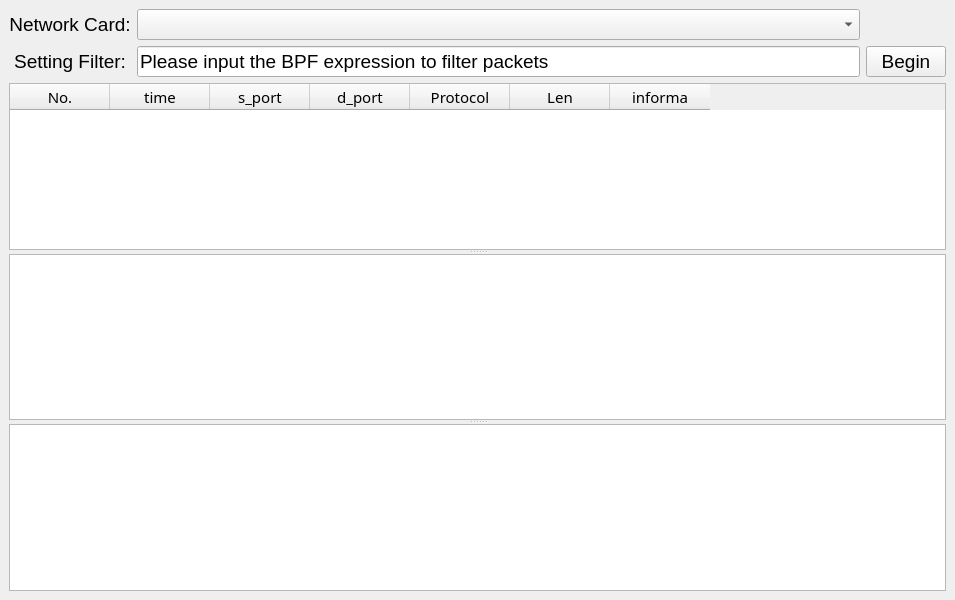
<?xml version="1.0" encoding="UTF-8"?>
<ui version="4.0">
 <class>MainWindow</class>
 <widget class="QMainWindow" name="MainWindow">
  <property name="geometry">
   <rect>
    <x>0</x>
    <y>0</y>
    <width>955</width>
    <height>600</height>
   </rect>
  </property>
  <property name="font">
   <font>
    <pointsize>14</pointsize>
   </font>
  </property>
  <property name="windowTitle">
   <string>sniffer</string>
  </property>
  <widget class="QWidget" name="centralwidget">
   <layout class="QGridLayout" name="gridLayout">
    <item row="0" column="0">
     <widget class="QLabel" name="label">
      <property name="text">
       <string>Network Card:</string>
      </property>
      <property name="alignment">
       <set>Qt::AlignCenter</set>
      </property>
     </widget>
    </item>
    <item row="0" column="1">
     <widget class="QComboBox" name="interfaceBox"/>
    </item>
    <item row="1" column="1">
     <widget class="QLineEdit" name="filterEdit">
      <property name="font">
       <font>
        <pointsize>14</pointsize>
       </font>
      </property>
      <property name="text">
       <string>Please input the BPF expression to filter packets</string>
      </property>
      <property name="placeholderText">
       <string>Pleast input the BPF expression to filter packets</string>
      </property>
     </widget>
    </item>
    <item row="1" column="0">
     <widget class="QLabel" name="label_2">
      <property name="text">
       <string>Setting Filter:</string>
      </property>
      <property name="alignment">
       <set>Qt::AlignCenter</set>
      </property>
     </widget>
    </item>
    <item row="2" column="0" colspan="3">
     <widget class="QSplitter" name="splitter">
      <property name="orientation">
       <enum>Qt::Vertical</enum>
      </property>
      <widget class="QTableWidget" name="packetTable">
       <property name="font">
        <font>
         <family>Fira Code</family>
         <pointsize>11</pointsize>
        </font>
       </property>
       <column>
        <property name="text">
         <string>No.</string>
        </property>
       </column>
       <column>
        <property name="text">
         <string>time</string>
        </property>
       </column>
       <column>
        <property name="text">
         <string>s_port</string>
        </property>
       </column>
       <column>
        <property name="text">
         <string>d_port</string>
        </property>
       </column>
       <column>
        <property name="text">
         <string>Protocol</string>
        </property>
       </column>
       <column>
        <property name="text">
         <string>Len</string>
        </property>
       </column>
       <column>
        <property name="text">
         <string>informa</string>
        </property>
       </column>
      </widget>
      <widget class="QTreeWidget" name="treeWidget">
       <property name="animated">
        <bool>true</bool>
       </property>
       <attribute name="headerVisible">
        <bool>false</bool>
       </attribute>
       <column>
        <property name="text">
         <string notr="true">1</string>
        </property>
       </column>
      </widget>
      <widget class="QTextEdit" name="contentEdit">
       <property name="font">
        <font>
         <family>Fira Code</family>
         <pointsize>14</pointsize>
        </font>
       </property>
       <property name="readOnly">
        <bool>true</bool>
       </property>
      </widget>
     </widget>
    </item>
    <item row="1" column="2">
     <widget class="QPushButton" name="startButton">
      <property name="text">
       <string>Begin</string>
      </property>
     </widget>
    </item>
   </layout>
  </widget>
  <action name="actionExit">
   <property name="text">
    <string>Exit</string>
   </property>
   <property name="font">
    <font>
     <pointsize>14</pointsize>
    </font>
   </property>
  </action>
  <action name="actionAbout">
   <property name="text">
    <string>About</string>
   </property>
   <property name="font">
    <font>
     <pointsize>14</pointsize>
    </font>
   </property>
  </action>
 </widget>
 <resources/>
 <connections>
  <connection>
   <sender>actionExit</sender>
   <signal>triggered()</signal>
   <receiver>MainWindow</receiver>
   <slot>close()</slot>
   <hints>
    <hint type="sourcelabel">
     <x>-1</x>
     <y>-1</y>
    </hint>
    <hint type="destinationlabel">
     <x>399</x>
     <y>299</y>
    </hint>
   </hints>
  </connection>
 </connections>
</ui>
